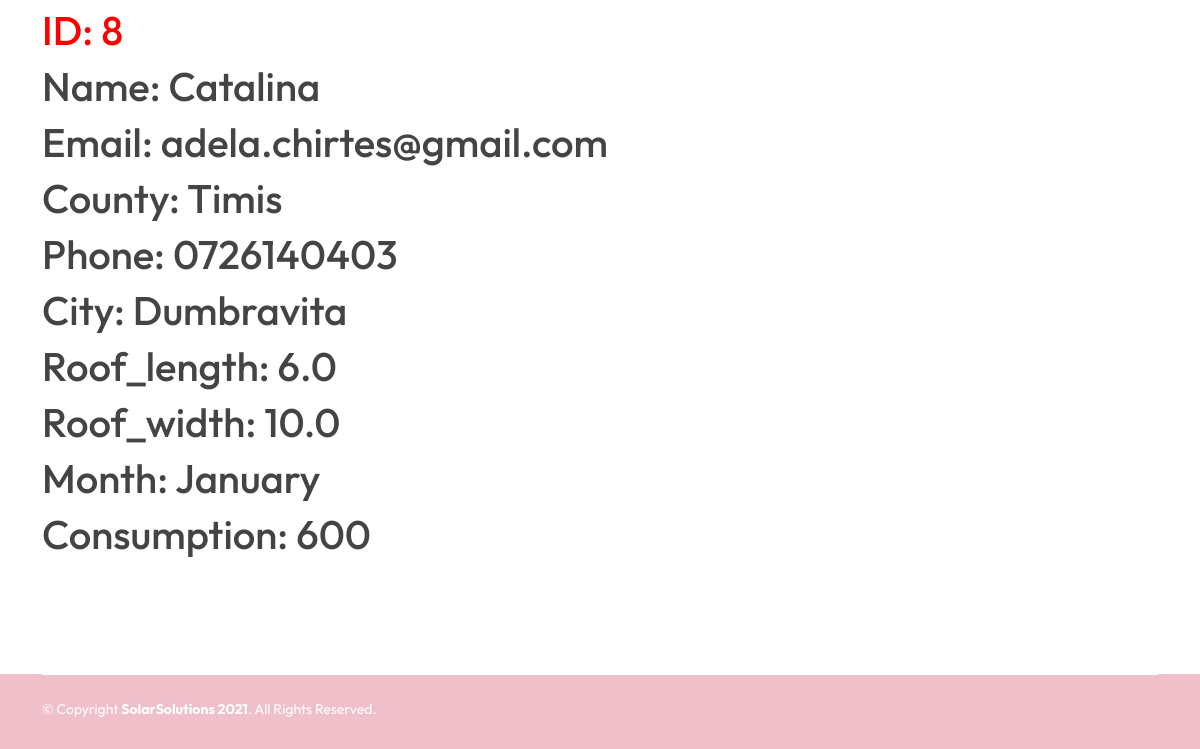
The page /database (lower part) on the database as committed earlier.
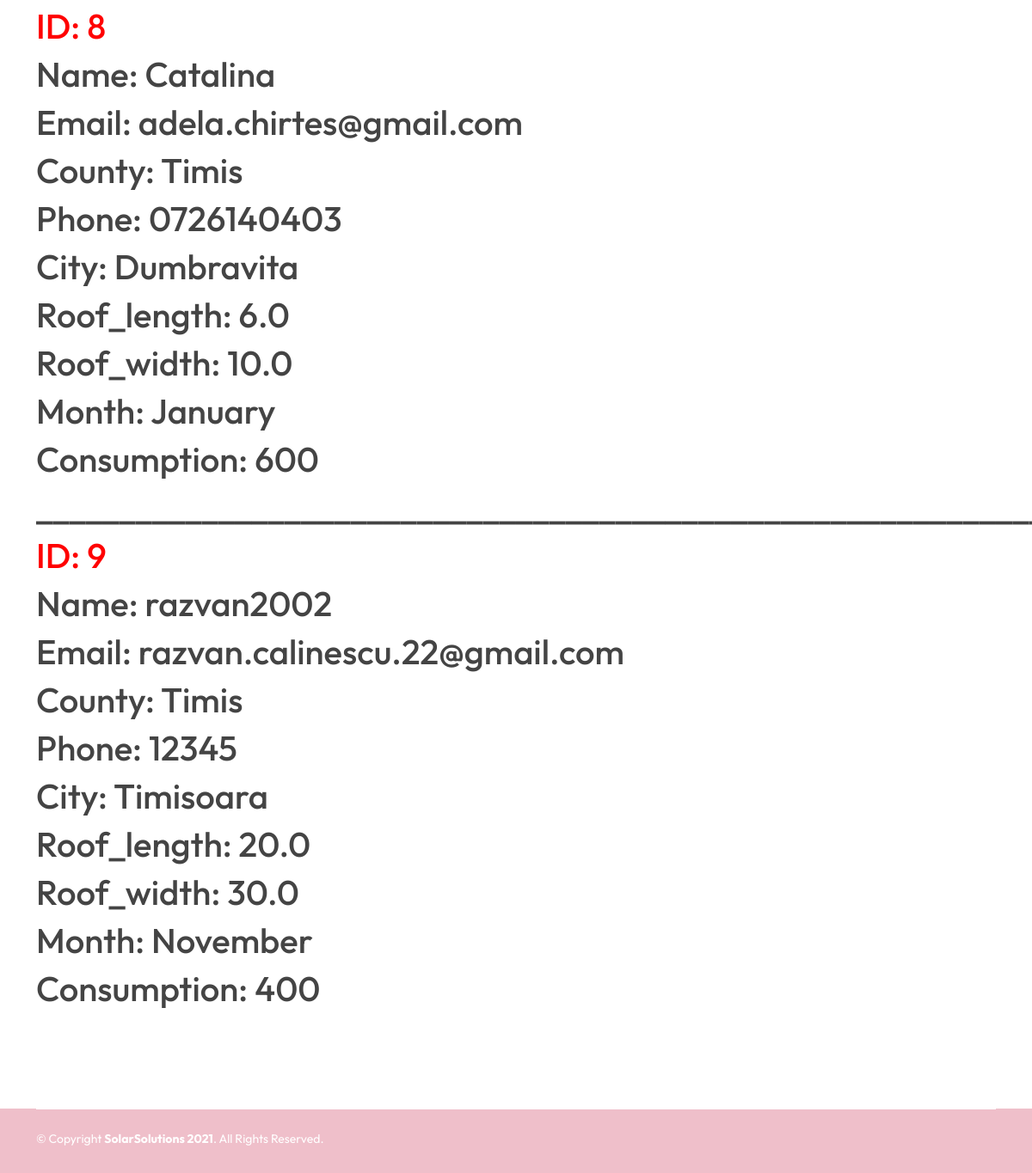
The same page on the database as committed later.
### website/models.py (models this page shows)
class User(db.Model, UserMixin):
    id = db.Column(db.Integer, primary_key=True)
    name = db.Column(db.String(150))
    email = db.Column(db.String(150), unique=True)
    password = db.Column(db.String(150))
    phone = db.Column(db.String(150))
    county = db.Column(db.String(150))
    city = db.Column(db.String(150))
    roof_length = db.Column(db.Float)
    roof_width = db.Column(db.Float)
    month = db.Column(db.String(150))
    consumption = db.Column(db.Integer)

### website/views.py (the view)
@views.route('/database')
def database():
    return render_template('database.html', user=current_user, table_user=User.query.all())

### website/templates/database.html (shortened to what this page needs)
{% extends "header_footer_general.html" %}
{% block content %}
<br>
<br>
<br>
<br>
<br>
{% for user in table_user %}
<h1>____________________________________________________________________</h1>
<h1 style="color: red;"> ID: {{user.id}} </h1>
<h1>Name: {{user.name}}</h1>
<h1>Email: {{user.email}}</h1>
<h1>County: {{user.county}}</h1>
<h1>Phone: {{user.phone}}</h1>
<h1>City: {{user.city}}</h1>
<h1>Roof_length: {{user.roof_length}}</h1>
<h1>Roof_width: {{user.roof_width}}</h1>
<h1>Month: {{user.month}}</h1>
<h1>Consumption: {{user.consumption}}</h1>
{% endfor %}
{% endblock %}

### website/templates/header_footer_general.html (shortened to what this page needs)
<!DOCTYPE html>
<html lang="en">
<head>
  <link rel="stylesheet" type="text/css" href = "{{ url_for('static',filename='assets/vendor/aos/aos.css') }}">
  <link rel="stylesheet" type="text/css" href = "{{ url_for('static',filename='assets/vendor/bootstrap/css/bootstrap.min.css') }}">
  <link rel="stylesheet" type="text/css" href = "{{ url_for('static',filename='assets/vendor/bootstrap-icons/bootstrap-icons.css') }}">
  <link rel="stylesheet" type="text/css" href = "{{ url_for('static',filename='assets/vendor/boxicons/css/boxicons.min.css') }}">
  <link rel="stylesheet" type="text/css" href = "{{ url_for('static',filename='assets/vendor/glightbox/css/glightbox.min.css') }}">
  <link rel="stylesheet" type="text/css" href = "{{ url_for('static',filename='assets/vendor/swiper/swiper-bundle.min.css') }}">
  <link rel="stylesheet" type="text/css" href = "{{ url_for('static',filename='assets/css/style.css') }}">
</head>
<body>
    <section class="inner-page">
      <div class="container">
        <p>
         {% block content %}{% endblock %}
        </p>
      </div>
    </section>
  <footer id="footer">
    <div class="container">
      <div class="copyright-wrap d-md-flex py-4">
        <div class="me-md-auto text-center text-md-start">
          <div class="copyright">
            &copy; Copyright <strong><span>SolarSolutions <script>document.write(new Date().getFullYear());</script></span></strong>. All Rights Reserved.
          </div>
          <div class="credits">
          </div>
        </div>
      </div>
    </div>
  </footer>
</body>
</html>

### website/static/assets/css/style.css (style rules this page uses)
body { font-family: "Outfit", sans-serif; color: #444444; }
section { padding: 100px 0; overflow: hidden; }
#footer { color: #fff; font-size: 14px; background: #efbfca; background-size: cover; }
#footer .copyright-wrap { border-top: 1px solid #ffffff; }
#footer .credits { padding-top: 5px; font-size: 13px; color: #fff; }

Rows that differ between the two databases and show on the page:
added User: id "9", name "razvan2002", email "razvan.calinescu.22@gmail.com", county "Timis", phone "12345", city "Timisoara", roof_length "20.0", roof_width "30.0", month "November", consumption "400"
